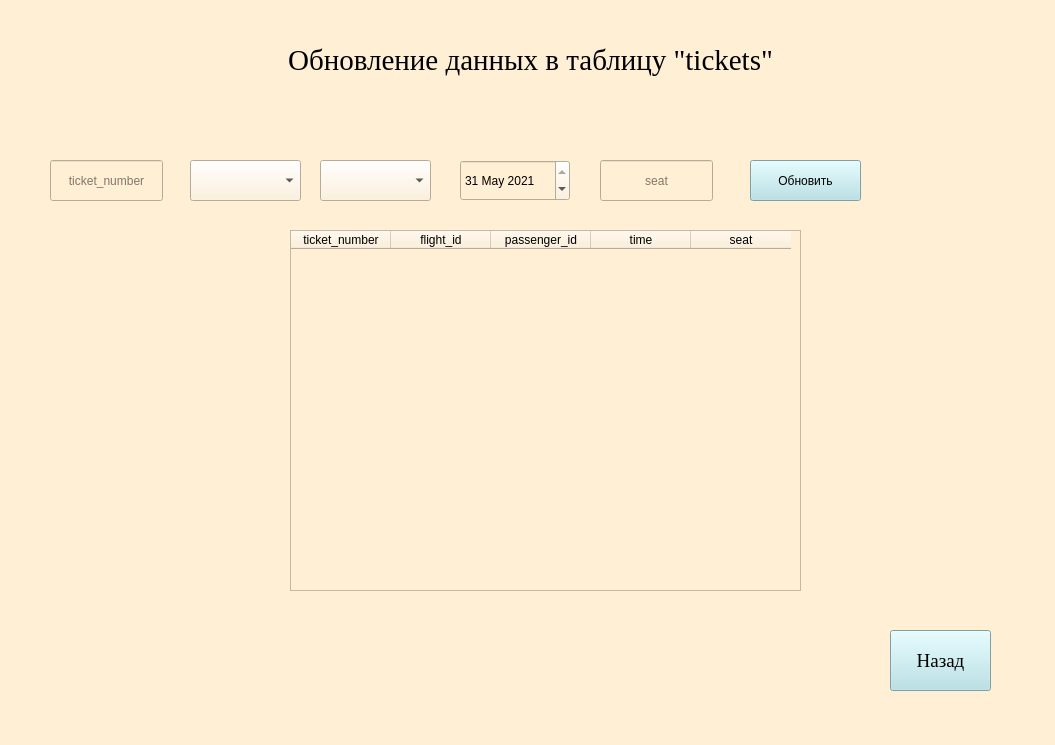
<?xml version="1.0" encoding="UTF-8"?>
<ui version="4.0">
 <class>MainWindow</class>
 <widget class="QMainWindow" name="MainWindow">
  <property name="geometry">
   <rect>
    <x>0</x>
    <y>0</y>
    <width>1055</width>
    <height>745</height>
   </rect>
  </property>
  <property name="windowTitle">
   <string>Добавление записей</string>
  </property>
  <property name="styleSheet">
   <string notr="true">background-color: rgb(255, 239, 213)</string>
  </property>
  <widget class="QWidget" name="centralwidget">
   <widget class="QPushButton" name="back">
    <property name="geometry">
     <rect>
      <x>890</x>
      <y>630</y>
      <width>101</width>
      <height>61</height>
     </rect>
    </property>
    <property name="font">
     <font>
      <family>Times New Roman</family>
      <pointsize>14</pointsize>
     </font>
    </property>
    <property name="styleSheet">
     <string notr="true">background-color: rgb(176, 224, 230)</string>
    </property>
    <property name="text">
     <string>Назад</string>
    </property>
   </widget>
   <widget class="QLabel" name="label">
    <property name="geometry">
     <rect>
      <x>0</x>
      <y>30</y>
      <width>1061</width>
      <height>61</height>
     </rect>
    </property>
    <property name="font">
     <font>
      <family>Times New Roman</family>
      <pointsize>22</pointsize>
     </font>
    </property>
    <property name="text">
     <string>Обновление данных в таблицу &quot;tickets&quot;</string>
    </property>
    <property name="alignment">
     <set>Qt::AlignCenter</set>
    </property>
   </widget>
   <widget class="QLineEdit" name="lineEdit_6">
    <property name="geometry">
     <rect>
      <x>600</x>
      <y>160</y>
      <width>113</width>
      <height>41</height>
     </rect>
    </property>
    <property name="alignment">
     <set>Qt::AlignCenter</set>
    </property>
    <property name="placeholderText">
     <string>seat</string>
    </property>
   </widget>
   <widget class="QPushButton" name="ok">
    <property name="geometry">
     <rect>
      <x>750</x>
      <y>160</y>
      <width>111</width>
      <height>41</height>
     </rect>
    </property>
    <property name="styleSheet">
     <string notr="true">background-color: rgb(176, 224, 230)</string>
    </property>
    <property name="text">
     <string>Обновить</string>
    </property>
   </widget>
   <widget class="QTableWidget" name="tableWidget">
    <property name="geometry">
     <rect>
      <x>290</x>
      <y>230</y>
      <width>511</width>
      <height>361</height>
     </rect>
    </property>
    <column>
     <property name="text">
      <string>ticket_number</string>
     </property>
    </column>
    <column>
     <property name="text">
      <string>flight_id</string>
     </property>
    </column>
    <column>
     <property name="text">
      <string>passenger_id</string>
     </property>
    </column>
    <column>
     <property name="text">
      <string>time</string>
     </property>
    </column>
    <column>
     <property name="text">
      <string>seat</string>
     </property>
    </column>
   </widget>
   <widget class="QLineEdit" name="lineEdit_2">
    <property name="geometry">
     <rect>
      <x>50</x>
      <y>160</y>
      <width>113</width>
      <height>41</height>
     </rect>
    </property>
    <property name="alignment">
     <set>Qt::AlignCenter</set>
    </property>
    <property name="placeholderText">
     <string>ticket_number</string>
    </property>
   </widget>
   <widget class="QDateEdit" name="dateEdit">
    <property name="geometry">
     <rect>
      <x>460</x>
      <y>160</y>
      <width>110</width>
      <height>41</height>
     </rect>
    </property>
    <property name="date">
     <date>
      <year>2021</year>
      <month>5</month>
      <day>31</day>
     </date>
    </property>
   </widget>
   <widget class="QComboBox" name="comboBox">
    <property name="geometry">
     <rect>
      <x>190</x>
      <y>160</y>
      <width>111</width>
      <height>41</height>
     </rect>
    </property>
   </widget>
   <widget class="QComboBox" name="comboBox_2">
    <property name="geometry">
     <rect>
      <x>320</x>
      <y>160</y>
      <width>111</width>
      <height>41</height>
     </rect>
    </property>
   </widget>
  </widget>
 </widget>
 <resources/>
 <connections/>
</ui>
